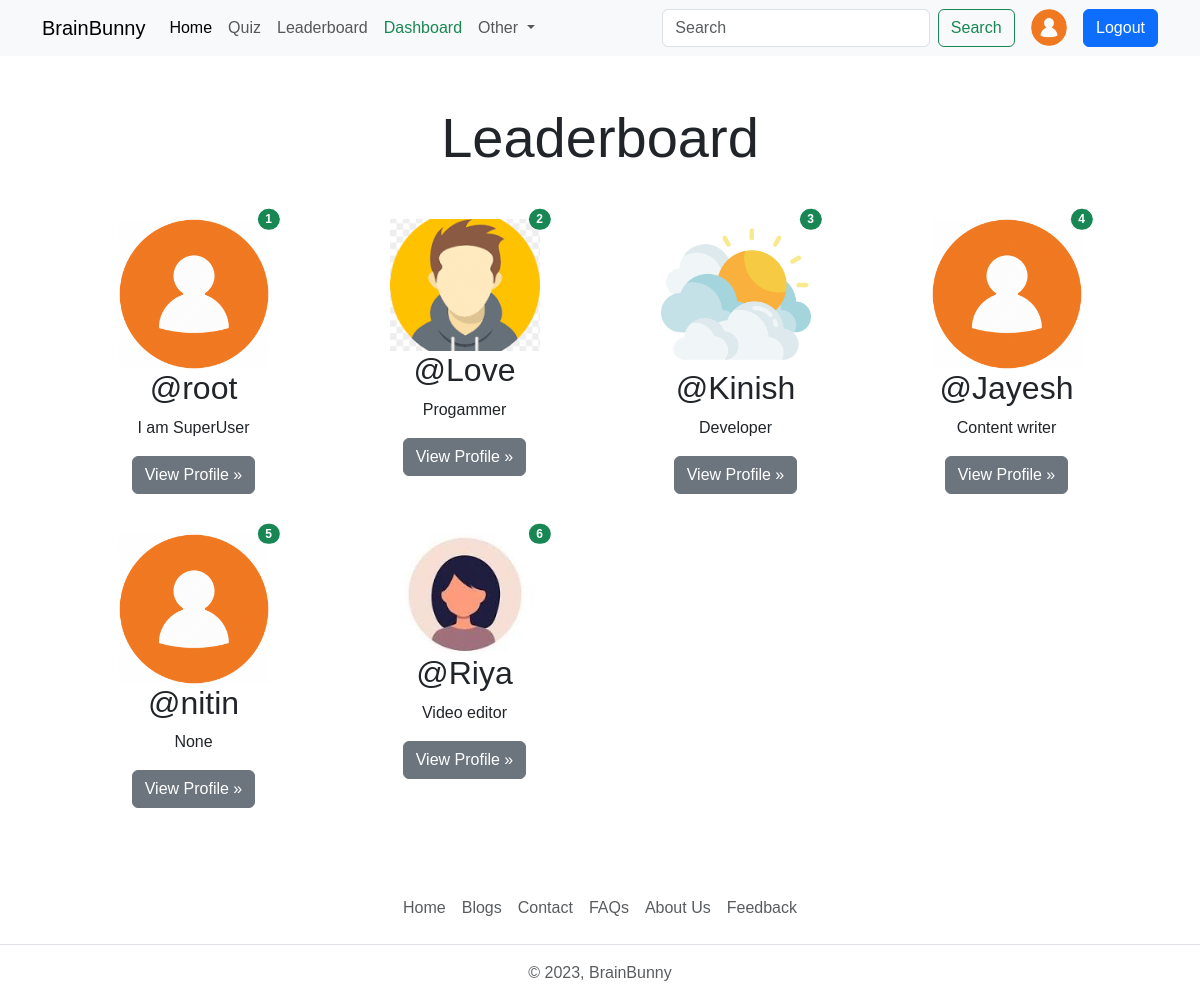
/leaderboard (signed in), run on the app's committed database.
### account/models.py (models this page shows, shortened)
class Profile(models.Model):
    user=models.OneToOneField(User,on_delete=models.CASCADE,null=True,verbose_name='User Object') #verbose name
    bio = models.TextField(blank=True,null=True)
    profile_img=models.ImageField(upload_to='profile_images',default='user.png',blank=True,null=True,verbose_name='Profile Pic')
    location=models.CharField(max_length=100,blank=True,null=True)
    GENDER=(
        ('Male','Male'),
        ('Female','Female'),
        ('Other','Other'),
    )
    gender=models.CharField(max_length=6,choices=GENDER,blank=True,null=True)

### quiz/models.py (models this page shows, shortened)
class UserRank(models.Model):
    user=models.OneToOneField(User,on_delete=models.CASCADE)
    rank=models.IntegerField(null=True,blank =True)
    total_score = models.IntegerField(null=True,blank=True)

### base/views.py (the view)
# urls.py: path('leaderboard',views.leaderboard_view,name='leaderboard'),
@login_required(login_url='login')
def leaderboard_view(request):
    leaderboard_users = UserRank.objects.order_by('rank')
    user_object = User.objects.get(username=request.user)
    user_profile2 = Profile.objects.get(user=user_object)
    context = {"leaderboard_users": leaderboard_users, "user_profile2": user_profile2}
    return render(request, "leaderboard.html", context)

### templates/leaderboard.html (shortened to what this page needs)
{% extends 'index.html' %}
{% block content %}
    <div class="container text-center">
        <h1 class="display-4 text-center my-5">Leaderboard</h1>
        <div class="row row-cols-sm-1 row-cols-md-2 row-cols-lg-3 row-cols-xl-4 mx-3">
            {% if leaderboard_users|length == 0 %}
                <div class="col-lg-4 position-relative mb-4">
                <h4 class="text-center text-danger">No User Available On Leaderboard</h4>
            {% else %}
                {% for rank in leaderboard_users  %}
                    <div class="col-lg-4 position-relative mb-4">
                        <img src="{{ rank.user.profile.profile_img.url }}" class="img-fluid" width="150" height="150" alt="user-profile">
                        <span class="position-absolute top-0 start-90 translate-middle badge rounded-pill bg-success">{{ forloop.counter }}</span>
                        <h2 class="fw-normal">@{{ rank.user.username }}</h2>
                        <p>{{ rank.user.profile.bio|truncatewords:5 }}</p>
                        <p><a class="btn btn-secondary" href="{% url "profile" rank.user.username %}">View Profile »</a></p>
                    </div>
                {% endfor %}
            {% endif %}
        </div>
    </div>
{% endblock content %}

### templates/components/navbar.html (shortened to what this page needs)
<nav class="navbar navbar-expand-lg bg-body-tertiary d-none d-lg-block">
    <div class="container">
        <a class="navbar-brand" href="{% url "home" %}">BrainBunny</a>
        <div class="collapse navbar-collapse" id="navbarSupportedContent">
            <ul class="navbar-nav me-auto mb-2 mb-lg-0">
                <li class="nav-item">
                    <a class="nav-link active" aria-current="page" href="{% url "home" %}">Home</a>
                </li>
                <li class="nav-item">
                    <a class="nav-link" href="{% url "all_quiz" %}">Quiz</a>
                </li>
                <li class="nav-item">
                    <a class="nav-link" href="{% url "leaderboard" %}">Leaderboard</a>
                </li>
                {% if request.user.is_superuser %}
                    <li class="nav-item">
                        <a class="nav-link text-success" href="{% url "dashboard" %}">Dashboard</a>
                    </li>
                {% endif %}
                <li class="nav-item dropdown">
                    <a class="nav-link dropdown-toggle" href="#" role="button" data-bs-toggle="dropdown"
                        aria-expanded="false">
                        Other
                    </a>
                </li>
            </ul>
            <form class="d-flex" role="search">
                <input class="form-control me-2" type="search" placeholder="Search" aria-label="Search">
                <button class="btn btn-outline-success" type="submit">Search</button>
                {% if request.user.is_authenticated %}
                    <a href="{% url "profile" request.user.username %}" data-bs-toggle="tooltip" data-bs-placement="bottom" data-bs-title=@{{request.user.username}} class="mx-2">
                        <img src="{{user_profile2.profile_img.url}}" alt="profile" width="55" height="55" class="img-fluid rounded-circle mx-2">
                    </a>
                    <a href="{% url "logout" %}" class="btn btn-primary ms-3">Logout</a>
                {% else %}
                    <a href="{% url "login" %}" class="btn btn-primary ms-2">Login</a>
                {% endif %}
            </form>
        </div>
    </div>
</nav>

### static/css/style.css (style rules this page uses)
* { font-family: 'Trebuchet MS', 'Lucida Sans Unicode', 'Lucida Grande', 'Lucida Sans', Arial, sans-serif; }

### data on the page
Profile: profile_img (placeholder picture)
UserRank: user.profile.profile_img (placeholder picture), user.username "root", user.profile.bio "I am SuperUser"
UserRank: user.profile.profile_img (picture), user.username "Love", user.profile.bio "Progammer"
UserRank: user.profile.profile_img (picture), user.username "Kinish", user.profile.bio "Developer"
UserRank: user.profile.profile_img (placeholder picture), user.username "Jayesh", user.profile.bio "Content writer"
UserRank: user.profile.profile_img (placeholder picture), user.username "nitin", user.profile.bio "None"
UserRank: user.profile.profile_img (picture), user.username "Riya", user.profile.bio "Video editor"
